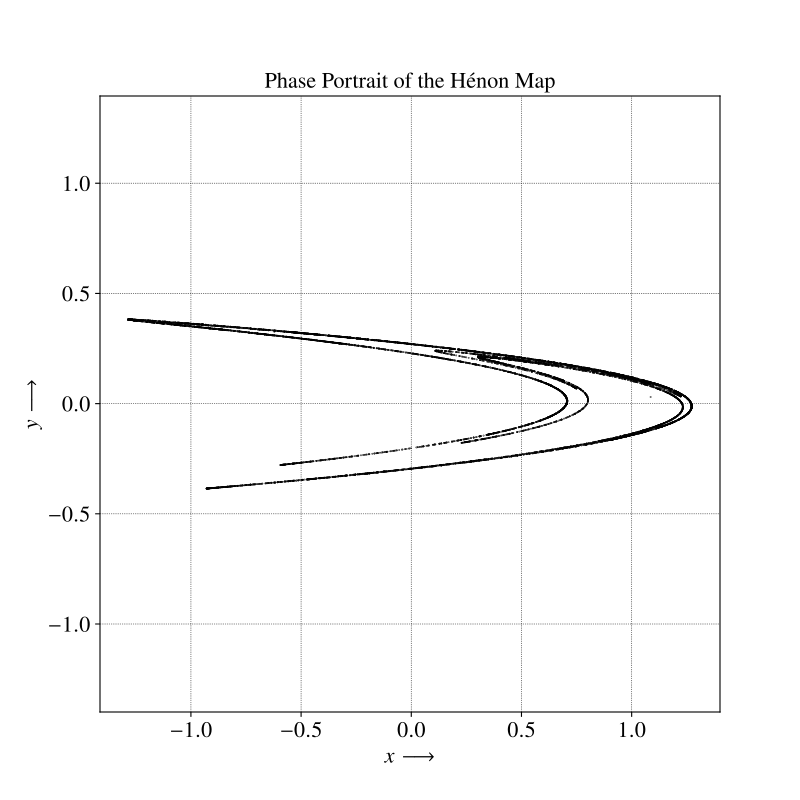

This figure's Python source:
import matplotlib.pyplot as plt
import numpy as np
from matplotlib.backends.backend_pdf import PdfPages

# LaTeX設定
params = {
    "text.usetex": True,
    "text.latex.preamble": r"",
    "legend.fontsize": 16,
    "axes.labelsize": 16,
    "axes.titlesize": 16,
    "xtick.labelsize": 16,
    "ytick.labelsize": 16,
    "font.family": "serif",
    "grid.color": "k",
    "grid.linestyle": ":",
    "grid.linewidth": 0.5,
}
plt.rcParams.update(params)


def henon_map(x, y, a=1.4, b=0.3):
    return 1 - a * x**2 + y, b * x


def plot_phase_portrait(iterations=10000, x0=0.1, y0=0.1, a=1.4, b=0.3):
    x, y = x0, y0
    x_vals, y_vals = [], []
    for _ in range(iterations):
        x, y = henon_map(x, y, a, b)
        x_vals.append(x)
        y_vals.append(y)

    plt.figure(figsize=(8, 8))
    plt.scatter(x_vals, y_vals, s=0.1, color="black")
    plt.title("Phase Portrait of the Hénon Map")
    plt.xlabel(r"$x \longrightarrow$")
    plt.ylabel(r"$y \longrightarrow$")
    plt.axis("equal")
    plt.grid(True)

    # PDFで保存
    pdf = PdfPages("henon.pdf")
    pdf.savefig(dpi=300)
    pdf.close()

    plt.show()


if __name__ == "__main__":
    plot_phase_portrait()
